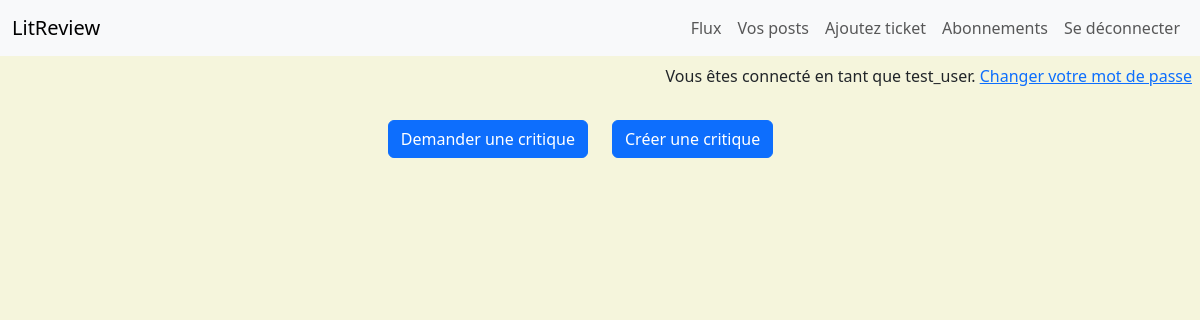
Before: /home/ (signed in) with the older database file.
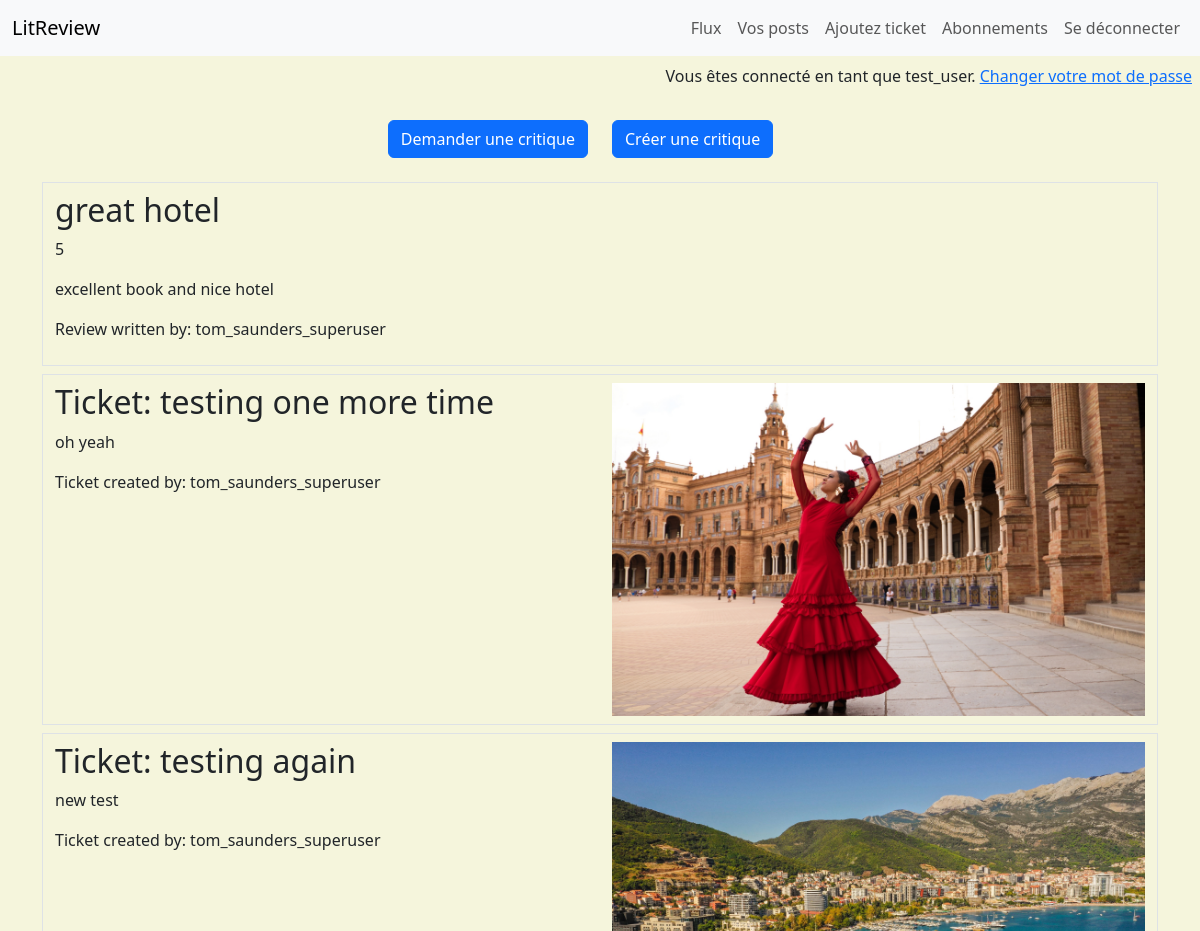
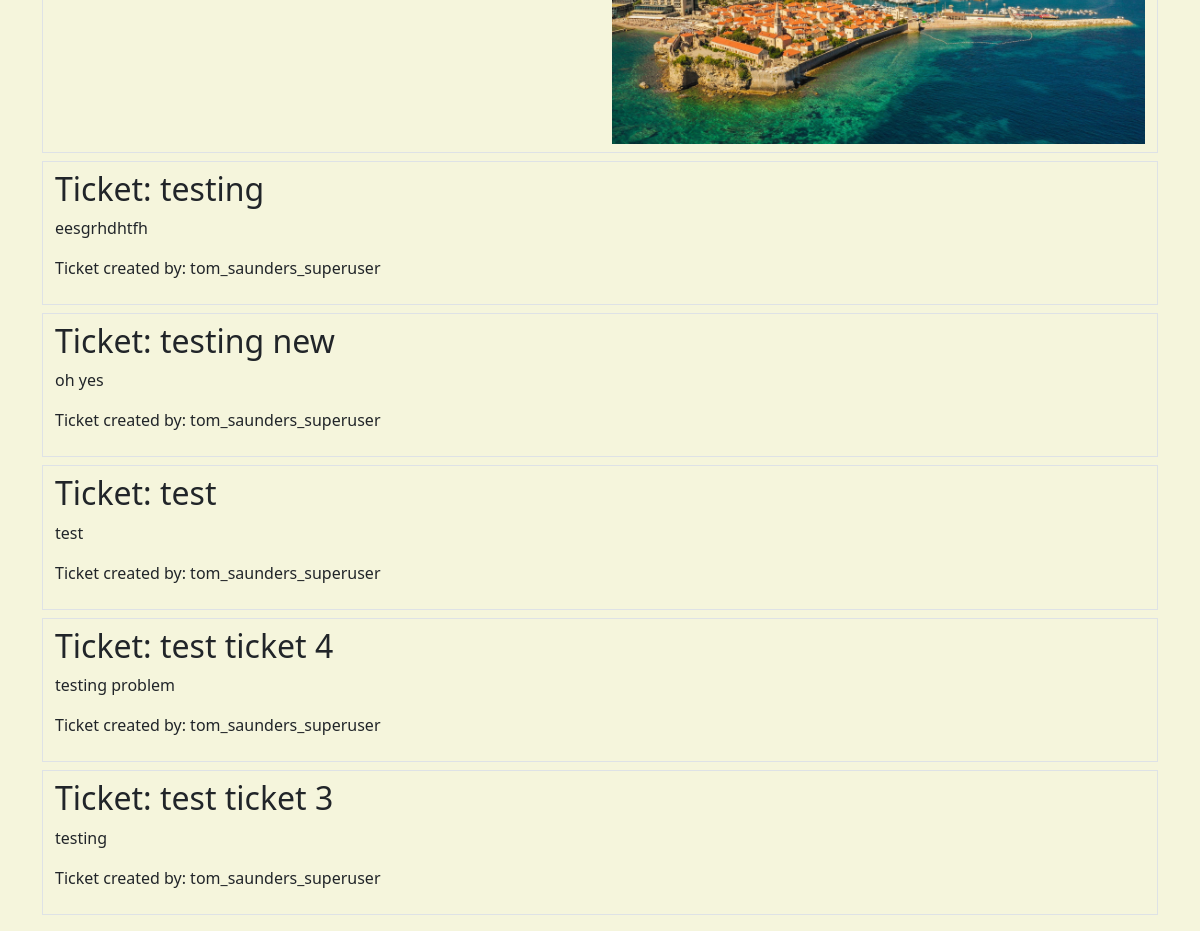
After: the same page with the newer database file (2 pictures, top to bottom).
### authenticate/models.py (models this page shows)
class User(AbstractUser):
    pass

### flux/models.py (models this page shows, shortened)
class Review(models.Model):
    ticket = models.ForeignKey(to=Ticket, on_delete=models.CASCADE)
    rating = models.PositiveSmallIntegerField(
    validators=[MinValueValidator(0), MaxValueValidator(5)])
    headline = models.CharField(max_length=128)
    body = models.CharField(max_length=8192, blank=True)
    user = models.ForeignKey(
        to=settings.AUTH_USER_MODEL, on_delete=models.CASCADE)
    time_created = models.DateTimeField(auto_now_add=True)
    def is_review(self):
        return True
    def is_ticket(self):
        return False

class Ticket(models.Model):
    title = models.CharField(max_length=128)
    description = models.TextField(max_length=2048, blank=True)
    user = models.ForeignKey(
        to=settings.AUTH_USER_MODEL, on_delete=models.CASCADE)
    image = models.ImageField(null=True, blank=True)
    time_created = models.DateTimeField(auto_now_add=True)
    def is_ticket(self):
        return True

### flux/views.py (the view)
# urls.py: path('', home, name='home'),
@login_required
def home(request):
    tickets = Ticket.objects.filter(user__followed_by__user=request.user)
    reviews = Review.objects.filter(user__followed_by__user=request.user)
    posts = sorted(
        chain(tickets, reviews),
        key=lambda post: post.time_created,
        reverse=True)
    context = {"posts" : posts}
    return render(request, 'flux/home.html', context)

### flux/templates/flux/home.html
{% extends 'base.html' %}
{% block content %}
    <div class="container">
        <div class="row py-3">
            <div class="col text-end">
                <a class="btn btn-primary" href="{% url "ticket-create" %}" role="button">Demander une critique</a>
            </div>
            <div class="col">
                <a class="btn btn-primary" href="" role="button">Créer une critique</a>
            </div>
        </div>
        {% for post in posts %}
        <div class="row border my-2 py-2">
            {% if post.is_ticket %}
                <div class="col">
                    <h2>Ticket: {{ post.title }}</h2>
                    <p>{{ post.description}}</p>
                    <p>Ticket created by: {{ post.user }}</p>
                </div>
                <div class="col">
                    {% if post.image %}
                        <img src="{{ post.image.url }}" class="img-fluid">
                    {% endif %}
                </div>
            {% elif post.is_review %}
                <div class="col">
                    <h2>{{ post.headline }}</h2>
                    <p>{{ post.rating}}</p>
                    <p>{{ post.body }}</p>
                    <p>Review written by: {{ post.user }}</p>
                </div>
            {% endif %}
        </div>
        {% endfor %}
    </div>
{% endblock content %}

### templates/base.html (shortened to what this page needs)
{% load static %}
<html>
    <head>
        <link href="https://cdn.jsdelivr.net/npm/bootstrap@5.3.5/dist/css/bootstrap.min.css" rel="stylesheet">
        <link rel="stylesheet" type="text/css" href="{% static 'styles.css' %}">
    </head>
    <body>
            <nav class="navbar navbar-expand-lg bg-body-tertiary">
                <div class="container-fluid">
                    <a class="navbar-brand" href="#">LitReview</a>
                    {%  if user.is_authenticated %}
                    <ul class="navbar-nav">
                    <li class="nav-item">
                        <a class="nav-link" href="{% url "home" %}">Flux</a>
                    </li>
                    <li class="nav-item">
                        <a class="nav-link" href="{% url "my_posts" %}">Vos posts</a>
                    </li>
                    <li class="nav-item">
                        <a class="nav-link" href="{% url "ticket-create" %}">Ajoutez ticket</a>
                        <a class="nav-link" href="#">Abonnements</a>
                    </li>
                    <li class="nav-item">
                        <a class="nav-link" href="{% url 'logout' %}">Se déconnecter</a></a>
                    </li>
                    {% endif %}
                    </ul>
                </div>
            </nav>
        {%  if user.is_authenticated %}
        <div class="p-2">
            <p class="text-end">Vous êtes connecté en tant que {{ user }}. <a href="{% url 'password_change' %}">Changer votre mot de passe</a></p>
        <div />
        {% endif %}
        <div class="container">
            {% block content %}{% endblock content %}
        </div>
    </body>
</html>

### static/styles.css (style rules this page uses)
body { background-color: beige; }

Changed rows visible on the page:
added Review: headline "great hotel", rating "5", body "excellent book and nice hotel", user "tom_saunders_superuser"
added Ticket: title "testing one more time", description "oh yeah", user "tom_saunders_superuser", image (picture)
added Ticket: title "testing again", description "new test", user "tom_saunders_superuser", image (picture)
added Ticket: title "testing", description "eesgrhdhtfh", user "tom_saunders_superuser"
added Ticket: title "testing new", description "oh yes", user "tom_saunders_superuser"
added Ticket: title "test", description "test", user "tom_saunders_superuser"
added Ticket: title "test ticket 4", description "testing problem", user "tom_saunders_superuser"
added Ticket: title "test ticket 3", description "testing", user "tom_saunders_superuser"
